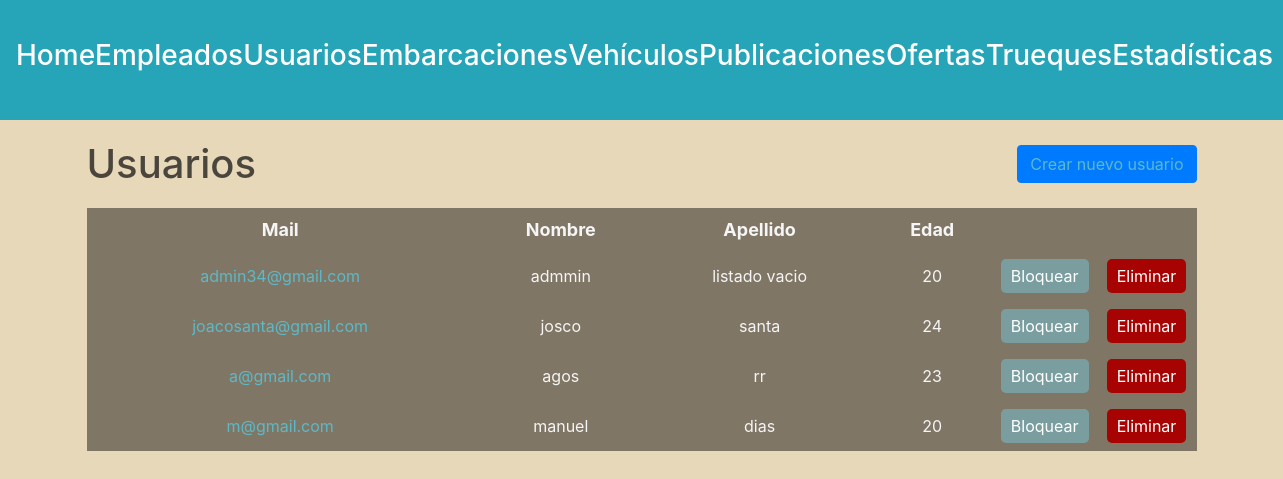
Screenshot of /administracion/usuarios/ (signed in) with the database file from the repository.
### usuarios/models.py (models this page shows, shortened)
class Usuario(AbstractBaseUser, PermissionsMixin):
    nombre = models.CharField(max_length=50)
    apellido = models.CharField(max_length=50)
    fecha_nacimiento = models.DateField()
    telefono = models.CharField(max_length=13)
    mail = models.EmailField(max_length=50, unique=True)
    password = models.CharField(max_length=128)
    is_staff= models.BooleanField(default=False)
    is_blocked= models.BooleanField(default=False)
    USERNAME_FIELD = 'mail'
    REQUIRED_FIELDS = ['nombre', 'apellido', 'fecha_nacimiento', 'telefono']

### administrador/views.py (the view)
# urls.py: path('', include('usuarios.urls')),
@login_required(login_url=reverse_lazy('home'))
def usuarios(request):
    user = request.user
    if not user.is_superuser:
        return redirect('home')
    usuarios = Usuario.objects.filter(is_staff=False).exclude(mail__startswith='*')
    for usuario in usuarios:
        usuario.edad = calcular_edad(usuario.fecha_nacimiento)
    return render(request, 'users.html', {
        'usuarios' : usuarios
    })

### administrador/backend.py (called while the page is built)
def calcular_edad(fecha_nacimiento):
    fecha_actual = datetime.now()
    edad = fecha_actual.year - fecha_nacimiento.year - ((fecha_actual.month, fecha_actual.day) < (fecha_nacimiento.month, fecha_nacimiento.day))
    return edad

### autenticacion/backend.py (called while the page is built)
    def get_user(self, user_id):
        UserModel = get_user_model()
        try:
            return UserModel.objects.get(pk=user_id)
        except UserModel.DoesNotExist:
            return None

### administrador/templates/users.html (shortened to what this page needs)
{% extends 'layouts/navbar.html' %}
{% block content %}
<div class="header">
    <h1>Usuarios</h1>
    <a href="{% url 'crear usuario' %}" class="btn btn-primary">Crear nuevo usuario</a>
</div>
{% if usuarios %}
    <table>
        <thead>
            <tr>
                <th>Mail</th>
                <th>Nombre</th>
                <th>Apellido</th>
                <th>Edad</th>
                <th></th>
                <th></th>
            </tr>
        </thead>
        <tbody>
            {% for usuario in usuarios %}
                <tr>
                    <td>
                        <a href="{% url 'ver perfil' usuario.id %}"> {{usuario.mail}} </a>
                    </td>
                    <td>{{usuario.nombre}}</td>
                    <td>{{usuario.apellido}}</td>
                    <td>{{usuario.edad}}</td>
                    <td>
                        {% if usuario.is_blocked %}
                            <form action="{% url 'desbloquear usuario' %}" method="post">
                                {% csrf_token %}
                                <input type="hidden" name="usuario_id" value="{{ usuario.id }}">
                                <button type="submit" class="btn-block">Desbloquear</button>
                            </form>
                        {% else %}
                            <form action="{% url 'bloquear usuario' %}" method="post">
                                <button type="submit" class="btn-block">Bloquear</button>
                            </form>
                        {% endif %}
                    </td>
                    <td>
                        <form method="post" action="{% url 'eliminar usuario' %}">
                            <button type="submit" class="btn-delete">Eliminar</button>
                        </form>
                    </td>
                </tr>
            {% endfor %}
        </tbody>
    </table>
{% else %}
    <h3>No existen usuarios en la plataforma.</h3>
{% endif %}
{% endblock %}

### administrador/static/styles/main.css (style rules this page uses)
:root { --azul1: #6785b4; --azul2: #26a5b9; --azul3: #a9cecf; --gris: #c4c4be8c; --arena: #c8baa0; }
body { background: #e8d8ba !important; color: #fff; font-family: arial; margin: 0; }
.header { display: flex; justify-content: space-between; align-items: center; margin-bottom: 20px; }
.header h1 { color: #4b463d; margin: 0; }
.btn-primary { background-color: #26a5b9; border-color: #26a5b9; color: #fff; padding: 8px 16px; border-radius: 4px; text-decoration: none; }
table { width: 100%; background: #807666; color: whitesmoke; padding: 10px; margin-bottom: 2px; }
table thead th { font-size: 18px; }
table tbody td { font-size: 16px; }
table th, table td { padding: 8px; text-align: center; }
a:link, a:visited { color: #5cb9c7; font-size: 16px; }
.btn-delete { background-color: rgb(167, 3, 3); color: white; border: none; border-radius: 5px; padding: 5px 10px; }
.btn-block { background-color: #7a9ea0; color: white; border: none; border-radius: 5px; padding: 5px 10px; }
td:nth-child(5), td:nth-child(6) { width: 100px; }

### rows the page displays
Usuario: mail "admin34@gmail.com", nombre "admmin", apellido "listado vacio", edad "20"
Usuario: mail "joacosanta@gmail.com", nombre "josco", apellido "santa", edad "24"
Usuario: mail "a@gmail.com", nombre "agos", apellido "rr", edad "23"
Usuario: mail "m@gmail.com", nombre "manuel", apellido "dias", edad "20"
